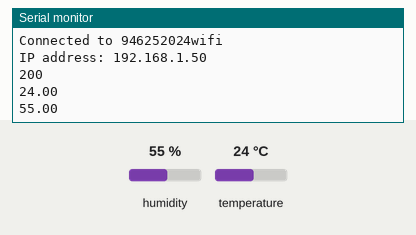
A sketch run on a simulated ESP8266 (NodeMCU). Shown: the last lines printed to the serial monitor. The inputs (shaded band) are chosen by the test bench; at power-on: humidity 55 %, temperature 24 °C. WiFi joins after 1.5 s; servers stay silent unless stated; uploads are accepted with an empty reply.

Above: at 4.7 s.
4.8 s: humidity set to 22 %
At 10.2 s:
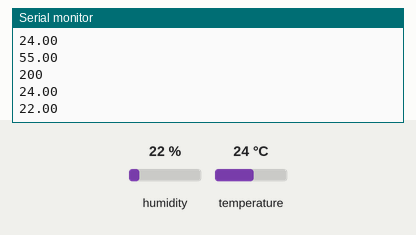
10.6 s: temperature set to 12 °C
At 14.5 s:
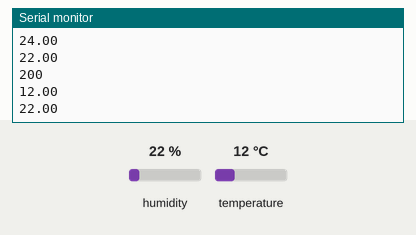
16.4 s: humidity set to 40 %
At 19.9 s:
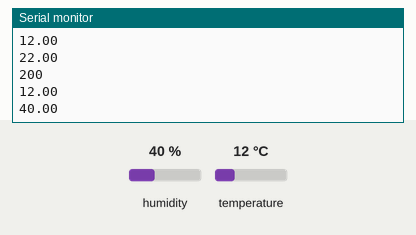
Timing chart, 0 to 21.4 s (numbered marks = the images above; inputs shaded):
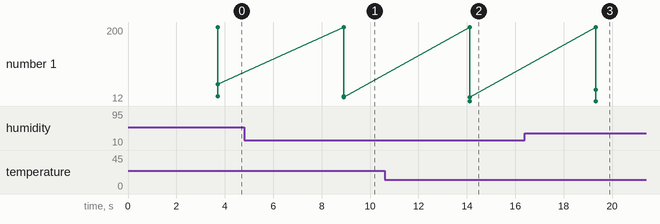

Measured:
- after the input at 4.8 s, the serial monitor: prints a new line after 4.1 s (image 1)
- after the input at 10.6 s, the serial monitor: prints a new line after 3.5 s (image 2)
- after the input at 16.4 s, the serial monitor: prints a new line after 2.9 s (image 3)
- plotted number 1: 55 → 22 after the input at 4.8 s, 22 → 40 after the input at 16.4 s

The sketch:

code.ino
```cpp
#include <ESP8266WiFi.h>
#include <WiFiClient.h>
#include <ESP8266WebServer.h>
#include <ESP8266HTTPClient.h>
#include <Adafruit_Sensor.h>
#include <DHT.h>

/* Set these to your desired credentials. */
const char *ssid = "946252024wifi";  //ENTER YOUR WIFI SETTINGS
const char *password = "44117650";

const char *host = "192.168.100.19:3000";
//const char *host = "http://osmarpj.com";

#define DHTPIN D2
#define DHTTYPE    DHT22
DHT dht(DHTPIN, DHTTYPE);
float t = 0.0;
float h = 0.0;
//=======================================================================
//                    Power on setup
//=======================================================================

void setup() {
  delay(1000);
  Serial.begin(115200);
  WiFi.mode(WIFI_OFF);        //Prevents reconnection issue (taking too long to connect)
  delay(1000);
  WiFi.mode(WIFI_STA);        //This line hides the viewing of ESP as wifi hotspot
  dht.begin();

  WiFi.begin(ssid, password);     //Connect to your WiFi router
  Serial.println("");

  Serial.print("Connecting");
  // Wait for connection
  while (WiFi.status() != WL_CONNECTED) {
    delay(500);
    Serial.print(".");
  }

  //If connection successful show IP address in serial monitor
  Serial.println("");
  Serial.print("Connected to ");
  Serial.println(ssid);
  Serial.print("IP address: ");
  Serial.println(WiFi.localIP());  //IP address assigned to your ESP
}

//=======================================================================
//                    Main Program Loop
//=======================================================================
void loop() {
  HTTPClient http;    //Declare object of class HTTPClient
  String postData;
  t = dht.readTemperature();
  h = dht.readHumidity();
  //Post Data
  postData = " {\"temperature\":" + String(t) + ", \"humidity\":" + String(h) + " } ";
  //postData = "{\"temperature\":" + String(t) + "}";

  http.begin("http://192.168.100.19:3000/api/parametro");              //Specify request destination
  http.addHeader("Content-Type", "application/json");    //Specify content-type header

  int httpCode = http.POST(postData);   //Send the request
  String payload = http.getString();    //Get the response payload

  Serial.println(httpCode);   //Print HTTP return code
  Serial.println(payload);    //Print request response payload
  Serial.println(t);
  Serial.println(h);

  http.end();  //Close connection

  //delay(1000 * 60 * 5);  //Post Data at every 5 minutes
  delay(5000);
}
```
